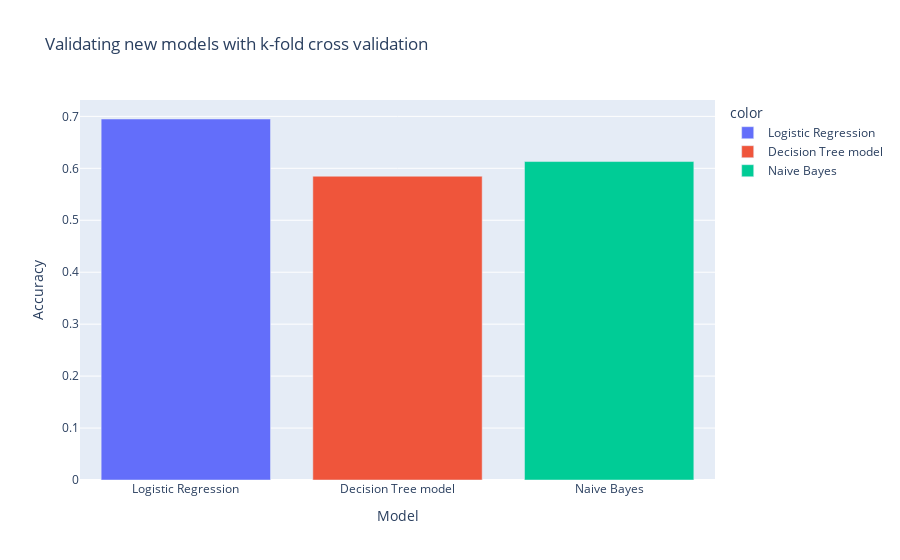

The notebook cell saved with this chart:
### Code cell
fig = px.bar(x=['Logistic Regression', 'Decision Tree model', 'Naive Bayes'], 
             y=[accuracy_logr_1, accuracy_dtree_1, accuracy_nb_1], 
            color=['Logistic Regression', 'Decision Tree model', 'Naive Bayes'],
             labels={'x': 'Model', 'y': 'Accuracy'},
            title='Validating new models with k-fold cross validation')
fig.show()

### Figure 1 — Plotly figure (JSON) as saved in the notebook; plotly's stock layout.template omitted (floating-point values rounded to 4 significant figures)
{"data": [{"alignmentgroup": "True", "hovertemplate": "color=Logistic Regression<br>Model=%{x}<br>Accuracy=%{y}<extra></extra>", "legendgroup": "Logistic Regression", "marker": {"color": "#636efa", "pattern": {"shape": ""}}, "name": "Logistic Regression", "offsetgroup": "Logistic Regression", "orientation": "v", "showlegend": true, "textposition": "auto", "type": "bar", "x": ["Logistic Regression"], "xaxis": "x", "y": [0.6949], "yaxis": "y"}, {"alignmentgroup": "True", "hovertemplate": "color=Decision Tree model<br>Model=%{x}<br>Accuracy=%{y}<extra></extra>", "legendgroup": "Decision Tree model", "marker": {"color": "#EF553B", "pattern": {"shape": ""}}, "name": "Decision Tree model", "offsetgroup": "Decision Tree model", "orientation": "v", "showlegend": true, "textposition": "auto", "type": "bar", "x": ["Decision Tree model"], "xaxis": "x", "y": [0.5848], "yaxis": "y"}, {"alignmentgroup": "True", "hovertemplate": "color=Naive Bayes<br>Model=%{x}<br>Accuracy=%{y}<extra></extra>", "legendgroup": "Naive Bayes", "marker": {"color": "#00cc96", "pattern": {"shape": ""}}, "name": "Naive Bayes", "offsetgroup": "Naive Bayes", "orientation": "v", "showlegend": true, "textposition": "auto", "type": "bar", "x": ["Naive Bayes"], "xaxis": "x", "y": [0.613], "yaxis": "y"}], "layout": {"barmode": "relative", "legend": {"title": {"text": "color"}, "tracegroupgap": 0}, "title": {"text": "Validating new models with k-fold cross validation"}, "xaxis": {"anchor": "y", "domain": [0, 1], "title": {"text": "Model"}}, "yaxis": {"anchor": "x", "domain": [0, 1], "title": {"text": "Accuracy"}}}}
